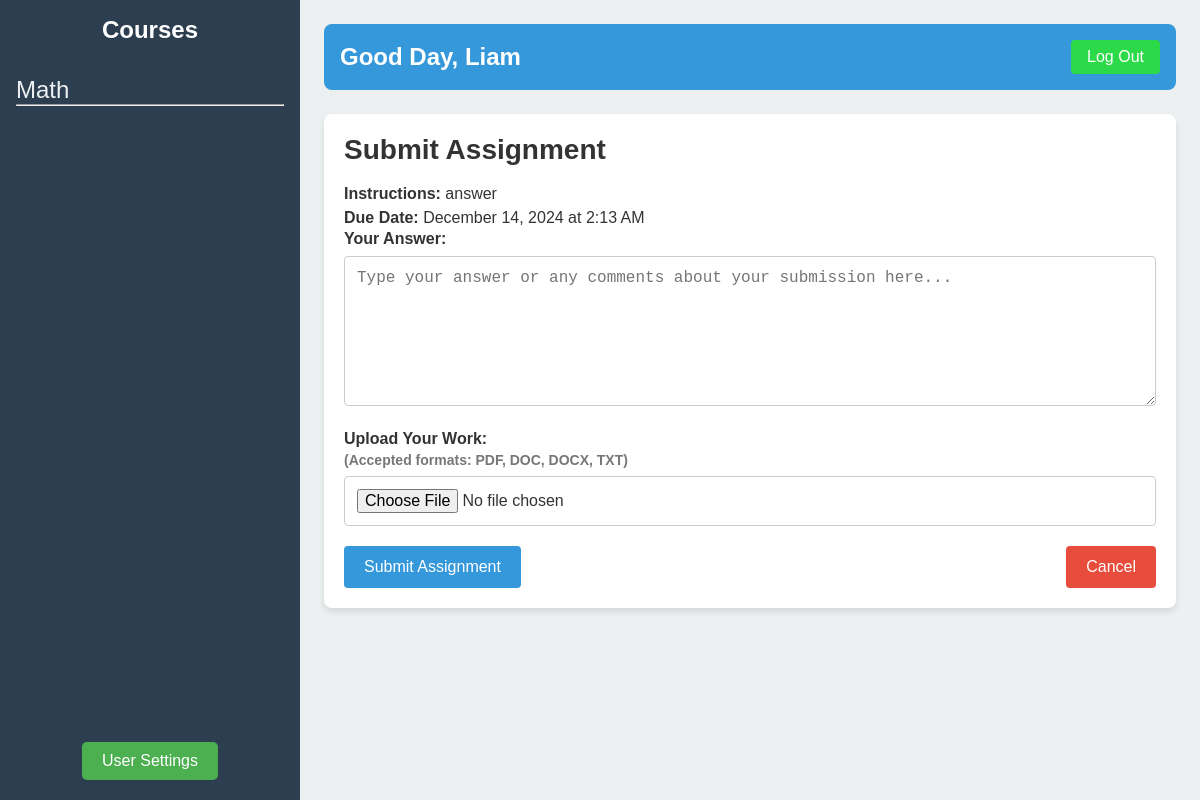
The app's page /Dashboard/Student Dash/Functionalities/Assignments/assignment_submission.php?assignment_id=3 (signed in) with its own data.
### tables this page shows
CREATE TABLE `courses` (
  `course_id` int(11) NOT NULL,
  `course_name` varchar(100) NOT NULL,
  `teacher_id` int(11) NOT NULL,
  `assignment_weight` decimal(5,2) NOT NULL,
  `quiz_weight` decimal(5,2) NOT NULL,
  `exam_weight` decimal(5,2) NOT NULL
);

CREATE TABLE `users` (
  `user_id` int(11) NOT NULL,
  `first_name` varchar(50) NOT NULL,
  `last_name` varchar(50) NOT NULL,
  `username` varchar(50) NOT NULL,
  `email` varchar(255) NOT NULL,
  `password` varchar(255) NOT NULL,
  `role` enum('teacher','student') NOT NULL,
  `created_at` timestamp NOT NULL DEFAULT current_timestamp(),
  `reset_code` varchar(6) DEFAULT NULL,
  `reset_expiry` datetime DEFAULT NULL
);

CREATE TABLE `assignments` (
  `assignment_id` int(11) NOT NULL,
  `course_id` int(11) NOT NULL,
  `assignment_name` varchar(255) NOT NULL,
  `assignment_type` enum('text','file') NOT NULL,
  `description` text DEFAULT NULL,
  `file_data` longblob DEFAULT NULL,
  `file_name` varchar(255) DEFAULT NULL,
  `due_date` datetime NOT NULL,
  `upload_date` timestamp NOT NULL DEFAULT current_timestamp(),
  `total_points` decimal(5,2) NOT NULL
);

### db.php (called while the page is built, shortened)
<?php
class Database{
    private $host = 'localhost';
    private $db_name = 'lms';
    private $username = 'root';
    private $password = '';
    public $conn;
    public function __construct() {
        $this->conn = new mysqli($this->host, $this->username, $this->password, $this->db_name);
    }
    public function getConnection(){
        return $this->conn;
    }
}
?>

### Dashboard/Classes/Dashboard.php (called while the page is built, shortened)
<?php
require_once 'crud.php';
class Dashboard
{
    private $crud;
    public function __construct()
    {
        $this->database = new Database();
        $this->conn =  $this->database->getConnection();
        $this->crud = new Crud($this->conn);
    }
    public function getUsername($user_id)
    {
        return $this->crud->readSingleRow(
            'SELECT first_name FROM users WHERE user_id = ?',
            [$user_id],
            'i'
        )['first_name'];
    }
    public function getStudentCourse($student_id)
    {
        $sql = 'SELECT c.*
                FROM courses c
                JOIN student_courses sc ON c.course_id = sc.course_id
                WHERE  sc.student_id = ?';
        return $this->crud->readAllRows($sql, [ $student_id], 'i');
    }
}

### Dashboard/Classes/crud.php (called while the page is built, shortened)
<?php
require_once $_SERVER['DOCUMENT_ROOT'] . '/FinalProj/db.php';
class Crud
{
    private $conn;
    public function __construct($connection)
    {
        $this->conn = $connection;
    }
    public function readSingleRow($query, $params, $paramTypes)
    {
        $stmt = $this->conn->prepare($query);
        $stmt->bind_param($paramTypes, ...$params);
        $stmt->execute();
        return $stmt->get_result()->fetch_assoc();
    }
    public function readAllRows($query, $params, $paramTypes)
    {
        $stmt = $this->conn->prepare($query);
        $stmt->bind_param($paramTypes, ...$params);
        $stmt->execute();
        return $stmt->get_result();
    }
}
?>

### Dashboard/Classes/Assignment.php (called while the page is built, shortened)
<?php
require_once 'crud.php';
class Assignment
{
    private $conn;
    public function __construct()
    {
        $this->database = new Database();
        $this->conn = $this->database->getConnection();
    }
    public function getAssignmentById($assignment_id) {
        $stmt = $this->conn->prepare("SELECT * FROM assignments WHERE assignment_id = ?");
        $stmt->bind_param("i", $assignment_id);
        $stmt->execute();
        $result = $stmt->get_result();
        return $result->fetch_assoc();
    }
    public function getStudentSubmission($assignment_id, $student_id) {
        $stmt = $this->conn->prepare("
            SELECT * FROM assignment_submissions
            WHERE assignment_id = ? AND student_id = ?
            ORDER BY submission_date DESC
            LIMIT 1
        ");
        $stmt->bind_param("ii", $assignment_id, $student_id);
        $stmt->execute();
        $result = $stmt->get_result();
        return $result->fetch_assoc();
    }
}

### Dashboard/Student Dash/Functionalities/Assignments/assignment_submission.php (the view, shortened to what this page needs)
<?php
require_once $_SERVER['DOCUMENT_ROOT'] . '/FinalProj/db.php';
require_once '../../../Classes/Dashboard.php';
require_once '../../../Classes/Assignment.php';
$studentDash = new Dashboard();
$assignment = new Assignment();
$user_id = $_SESSION['user_id'];
$assignment_id = $_GET['assignment_id'];
$student_name = htmlspecialchars($studentDash->getUsername($user_id));
$courses = $studentDash->getStudentCourse($user_id);
$coursesList = [];
while ($row = $courses->fetch_assoc()) {
    $coursesList[] = $row;
}
$assignmentDetails = $assignment->getAssignmentById($assignment_id);
$existingSubmission = $assignment->getStudentSubmission($assignment_id, $user_id);
?>
<!DOCTYPE html>
<html lang="en">
<head>
    <link rel="stylesheet" href="style.css">
</head>
<body>
    <div class="dashboard">
        <?php include '../../Includes/sidebar.php'; ?>
        <main class="main-content">
            <?php include '../../Includes/header.php'; ?>
            <section class="section">
                <div class="assignment-submission">
                    <h2>Submit Assignment</h2>
                    <div class="assignment-details">
                        <p class="description">
                            <strong>Instructions:</strong>
                            <?php echo htmlspecialchars($assignmentDetails['description']); ?>
                        </p>
                        <p class="due-date">
                            <strong>Due Date:</strong>
                            <?php echo date('F j, Y \a\t g:i A', strtotime($assignmentDetails['due_date'])); ?>
                        </p>
                    </div>
                    <form method="POST" enctype="multipart/form-data" class="submission-form">
                        <div class="form-group">
                            <label for="submission_text">Your Answer:</label>
                            <textarea
                                id="submission_text"
                                name="submission_text"
                                rows="4"
                                cols="50"
                                placeholder="Type your answer or any comments about your submission here..."
                                required><?php echo htmlspecialchars($existingSubmission['submission_text'] ?? ''); ?></textarea>
                        </div>
                        <div class="form-group">
                            <label for="assignment_file">
                                Upload Your Work:
                                <span class="file-types">(Accepted formats: PDF, DOC, DOCX, TXT)</span>
                            </label>
                            <input
                                type="file"
                                id="assignment_file"
                                name="assignment_file"
                                accept=".pdf,.doc,.docx,.txt">
                        </div>
                        <div class="form-actions">
                            <button type="submit" name="submit_assignment" class="submit-btn">
                                <?php echo $existingSubmission ? 'Update Submission' : 'Submit Assignment'; ?>
                            </button>
                            <a href="../../../Student Dash/index.php" class="cancel-btn">Cancel</a>
                        </div>
                    </form>
                </div>
            </section>
        </main>
    </div>
</body>
</html>

### Dashboard/Student Dash/Includes/sidebar.php
<aside class="sidebar">
    <h2>Courses</h2>
    <nav>
        <ul>
            <?php foreach ($coursesList as $course): ?>
                <li>
                    <a href="index.php?course_id=<?php echo $course['course_id']; ?>">
                        <?php echo htmlspecialchars($course['course_name']); ?>
                    </a>
                    <hr>
                </li>
            <?php endforeach; ?>
        </ul>
    </nav>
    <div class="user-settings">
        <a href="Functionalities/UserSettings/user_settings.php">User Settings</a>
    </div>
</aside>

### Dashboard/Student Dash/Includes/header.php
<header class="header">
    <h1>Good Day, <?php echo htmlspecialchars($student_name); ?> </h1>
    <a href="/FinalProj/Authentication/logout.php" class="logout">Log Out</a>
</header>

### Dashboard/Student Dash/Functionalities/Assignments/style.css (style rules this page uses)
* { margin: 0; padding: 0; box-sizing: border-box; }
body { font-family: Arial, sans-serif; color: #333; background-color: #ecf0f1; }
.dashboard { display: flex; min-height: 100vh; }
.sidebar { width: 30%; max-width: 300px; background-color: #2C3E50; color: #fff; padding: 16px; position: relative; }
.sidebar h2 { font-size: 24px; margin-bottom: 16px; text-align: center; }
.sidebar nav ul { list-style-type: none; margin-top: 32px; }
.sidebar nav ul li { margin: 24px 0; }
.sidebar nav ul li a { margin-top: 800px; color: #ecf0f1; text-decoration: none; font-size: 24px; }
.user-settings { position: absolute; bottom: 20px; left: 50%; transform: translateX(-50%); }
.user-settings { margin-top: auto; text-align: center; }
.user-settings a { display: inline-block; text-decoration: none; background-color: #4CAF50; color: white; padding: 10px 20px; font-size: 16px; border-radius: 5px; transition: background-color 0.3s; }
.header { display: flex; justify-content: space-between; align-items: center; background-color: #3498db; padding: 16px; border-radius: 8px; color: #fff; }
.header h1 { font-size: 24px; margin: 0; }
.header .logout { color: #fff; text-decoration: none; background-color: #2cda49; padding: 8px 16px; border-radius: 4px; font-size: 16px; }
.section { background-color: #fff; border-radius: 8px; padding: 24px; margin-top: 24px; box-shadow: 0 4px 8px rgba(0, 0, 0, 0.1); }
.main-content { flex: 1; padding: 24px; }
.section { background-color: #fff; padding: 20px; border-radius: 8px; box-shadow: 0 4px 6px rgba(0, 0, 0, 0.1); margin-bottom: 24px; }
.section h2 { font-size: 22px; margin-bottom: 16px; }
.assignment-submission h2 { font-size: 28px; margin-bottom: 16px; }
.assignment-details p { font-size: 16px; line-height: 1.5; }
.form-group { margin-bottom: 20px; }
.form-group label { font-size: 16px; font-weight: bold; }
.form-group textarea, .form-group input { width: 100%; padding: 12px; font-size: 16px; border-radius: 4px; border: 1px solid #ccc; margin-top: 8px; }
.form-group textarea { min-height: 150px; }
.file-types { font-size: 14px; color: #777; display: block; margin-top: 4px; }
.form-actions { display: flex; justify-content: space-between; align-items: center; margin-top: 20px; }
.submit-btn { background-color: #3498db; color: white; border: none; padding: 12px 20px; font-size: 16px; border-radius: 4px; cursor: pointer; transition: background-color 0.3s; }
.cancel-btn { background-color: #e74c3c; color: white; padding: 12px 20px; font-size: 16px; border-radius: 4px; text-decoration: none; transition: background-color 0.3s; }

### records on screen
courses: course_name "Math"
users: first_name "Liam"
assignments: description "answer", due_date "December 14, 2024 at 2:13 AM"
